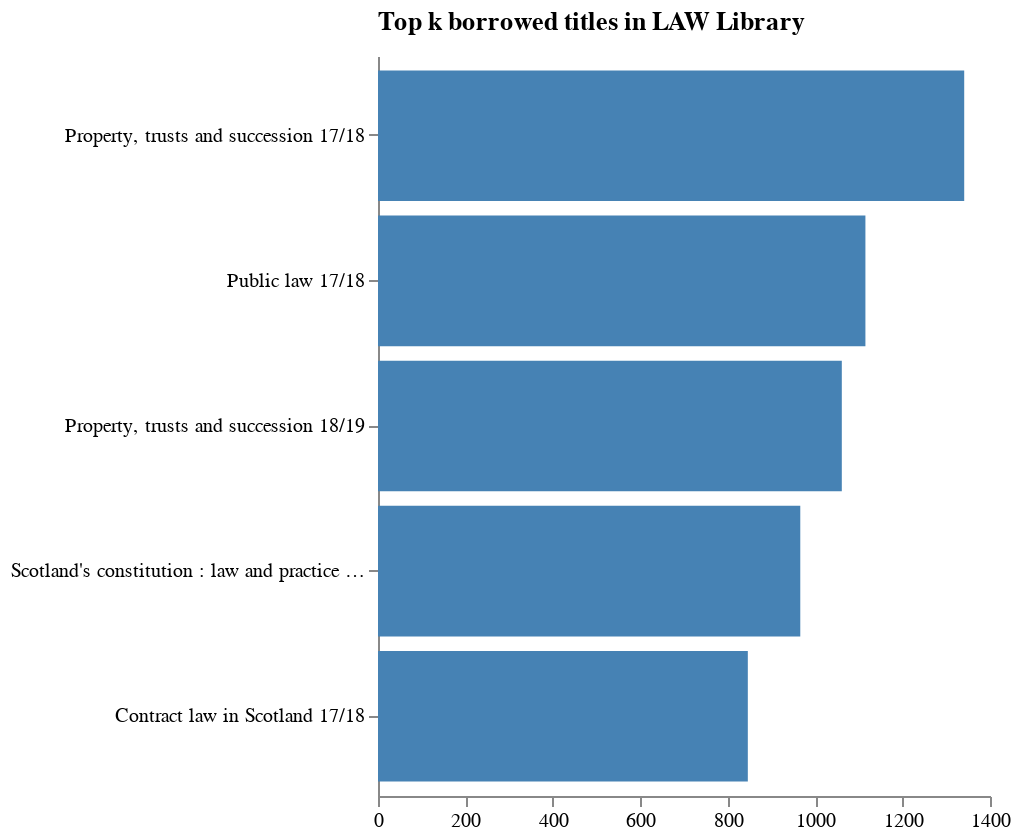

This figure's Vega-Lite source:
### Vega specification from a JSON file in a GitHub repository (floating-point values rounded to 4 significant figures)
{"$schema": "https://vega.github.io/schema/vega/v5.json", "description": "A top-10 bar chart ranking borrowed book titile in LAW library.", "width": 500, "height": 410, "padding": 5, "autosize": "fit", "signals": [{"name": "k", "value": 5, "bind": {"input": "range", "min": 3, "max": 10, "step": 1}}, {"name": "Libraries", "value": "average", "bind": {"input": "select", "options": ["LAW Library"]}}, {"name": "label", "value": {"average": "LAW Library", "median": "Median", "sum": "Total"}}, {"name": "tooltip", "value": {}, "on": [{"events": "rect:mouseover", "update": "datum"}, {"events": "rect:mouseout", "update": "{}"}]}], "title": {"text": {"signal": "'Top k borrowed titles in ' + label[Libraries] "}, "anchor": "start", "frame": "group"}, "data": [{"name": "titles", "values": [{"category": "Property, trusts and succession 17/18", "amount": 1341, "rank": 1}, {"category": "Public law 17/18", "amount": 1115, "rank": 2}, {"category": "Property, trusts and succession 18/19", "amount": 1061, "rank": 3}, {"category": "Scotland's constitution : law and practice 17/18", "amount": 966, "rank": 4}, {"category": "Contract law in Scotland 17/18", "amount": 846, "rank": 5}, {"category": "Doing research in the real world 17/18", "amount": 775, "rank": 6}, {"category": "Commercial Law in Scotland 18/19", "amount": 724, "rank": 7}, {"category": "Commercial law in Scotland. 17/18", "amount": 702, "rank": 8}, {"category": "The Scottish legal system. 19/20", "amount": 598, "rank": 9}, {"category": "Contract law in Scotland 19/20", "amount": 593, "rank": 10}], "transform": [{"type": "window", "sort": {"field": "amount", "order": "descending"}, "ops": ["row_number"], "as": ["rank"]}, {"type": "filter", "expr": "datum.rank <= k"}]}], "marks": [{"type": "rect", "from": {"data": "titles"}, "encode": {"update": {"x": {"scale": "x", "value": 0}, "x2": {"scale": "x", "field": "amount"}, "y": {"scale": "y", "field": "category"}, "height": {"scale": "y", "band": 1}, "fill": {"value": "steelblue"}}, "hover": {"fill": {"value": "red"}}}}, {"type": "text", "encode": {"enter": {"align": {"value": "center"}, "baseline": {"value": "middle"}, "fill": {"value": "#000"}}, "update": {"x": {"scale": "x", "signal": "tooltip.category", "band": 0.5}, "y": {"scale": "y", "signal": "tooltip.amount", "offset": -2}, "text": {"signal": "tooltip.amount"}, "fillOpacity": [{"test": "isNaN(tooltip.amount)", "value": 0}, {"value": 1}]}}}], "scales": [{"name": "x", "type": "linear", "domain": {"data": "titles", "field": "amount"}, "range": "width", "nice": true}, {"name": "y", "type": "band", "domain": {"data": "titles", "field": "category", "sort": {"op": "max", "field": "amount", "order": "descending"}}, "range": "height", "padding": 0.1}], "axes": [{"scale": "x", "orient": "bottom", "format": "d", "tickCount": 5}, {"scale": "y", "orient": "left"}], "config": {}}
